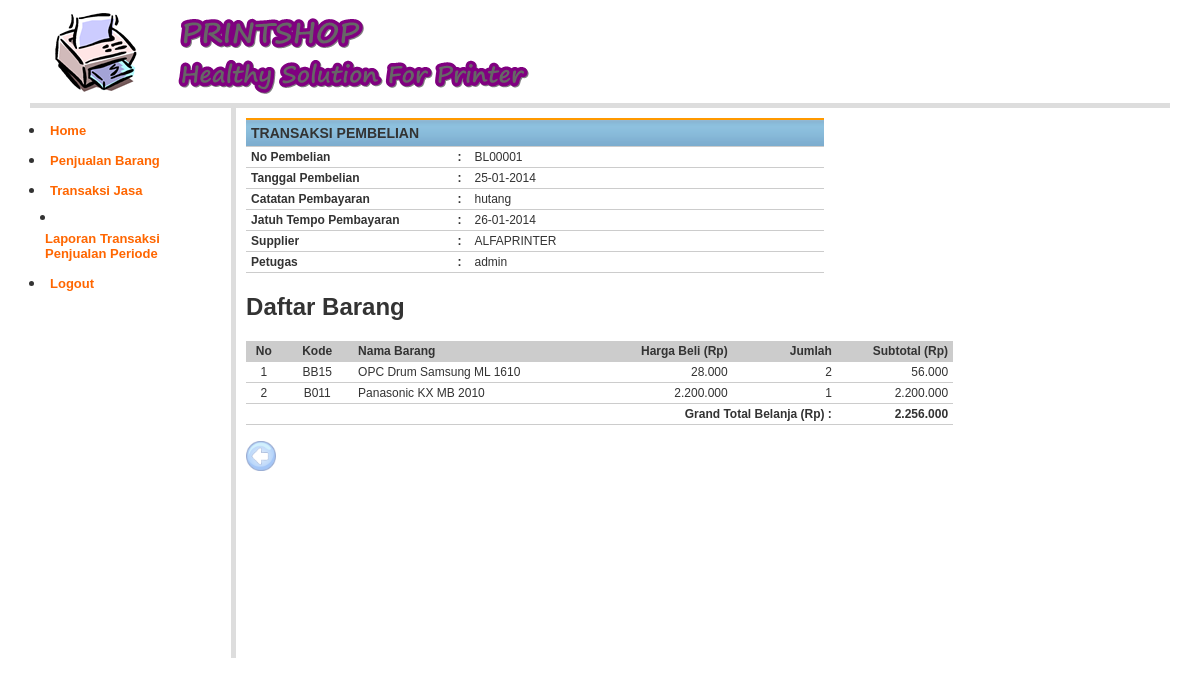
Screenshot of /?page=Daftar-Pembelian-List&Kode=BL00001 (signed in) with the database file from the repository.
### tables this page shows
CREATE TABLE `pembelian` (
  `no_pembelian` char(7) NOT NULL,
  `no_supplier` char(7) NOT NULL,
  `tgl_transaksi` date NOT NULL,
  `jatuh_tempo` date NOT NULL,
  `catatan` varchar(50) NOT NULL,
  `kd_supplier` char(3) NOT NULL,
  `userid` varchar(20) NOT NULL,
  PRIMARY KEY (`no_pembelian`),
  KEY `kd_supplier` (`kd_supplier`)
);

CREATE TABLE `supplier` (
  `kd_supplier` char(3) NOT NULL,
  `nm_supplier` varchar(50) NOT NULL,
  `alamat` varchar(50) NOT NULL,
  `telepon` varchar(20) NOT NULL,
  PRIMARY KEY (`kd_supplier`)
);

### library/inc.library.php (called while the page is built, shortened)
<?php
function IndonesiaTgl($tanggal){
	$tgl=substr($tanggal,8,2);
	$bln=substr($tanggal,5,2);
	$thn=substr($tanggal,0,4);
	$awal="$tgl-$bln-$thn";
	return $awal;
}
function format_angka($angka) {
	$hasil =  number_format($angka,0, ",",".");
	return $hasil;
}
?>

### daftar_pembelian_list.php (the view, shortened to what this page needs)
<?php
include_once "library/inc.library.php";
$kodeTransaksi = $_GET['Kode'];
$beliSql = "SELECT pembelian.*, supplier.nm_supplier FROM pembelian, supplier
			WHERE pembelian.kd_supplier=supplier.kd_supplier
			AND pembelian.no_pembelian='$kodeTransaksi'";
$beliQry = mysql_query($beliSql, $koneksidb)  or die ("Query pembelian salah : ".mysql_error());
$beliRow = mysql_fetch_array($beliQry);
?>
<table width="578" border="0" cellpadding="2" cellspacing="1" class="table-list">
<tr>
  <th colspan="3"><b>TRANSAKSI PEMBELIAN </b></th>
</tr>
<tr>
  <td width="201"><b>No Pembelian </b></td>
  <td width="7"><b>:</b></td>
  <td width="354"> <?php echo $beliRow['no_pembelian']; ?> </td>
</tr>
<tr>
  <td><b>Tanggal Pembelian</b></td>
  <td><b>:</b></td>
  <td><?php echo IndonesiaTgl($beliRow['tgl_transaksi']); ?></td>
</tr>
<tr>
  <td><strong>Catatan Pembayaran</strong></td>
  <td><strong>:</strong></td>
  <td><?php echo $beliRow['catatan']; ?></td>
  </tr>
</tr>
<tr>
  <td><strong>Jatuh Tempo Pembayaran</strong></td>
  <td><b>:</b></td>
  <td><span id="jatuh"><?php echo IndonesiaTgl($beliRow['jatuh_tempo']); ?></span></td>
</tr>
<tr>
  <td><b>Supplier</b></td>
  <td><b>:</b></td>
  <td><?php echo $beliRow['nm_supplier']; ?></td>
</tr>
<tr>
  <td><b>Petugas</b></td>
  <td><b>:</b></td>
  <td><?php echo $beliRow['userid']; ?></td>
</tr>
</table>
<h2> Daftar Barang</h2>
<table class="table-list" width="707" border="0" cellspacing="1" cellpadding="2">
  <tr>
    <td width="26" align="center" bgcolor="#CCCCCC"><b>No</b></td>
    <td width="64" align="center" bgcolor="#CCCCCC"><b>Kode</b></td>
    <td width="254" bgcolor="#CCCCCC"><b>Nama Barang </b></td>
    <td width="124" align="right" bgcolor="#CCCCCC"><b>Harga Beli  (Rp)</b></td>
    <td width="98" align="right" bgcolor="#CCCCCC"><b>Jumlah</b></td>
    <td width="110" align="right" bgcolor="#CCCCCC"><b>Subtotal (Rp)</b></td>
  </tr>
<?php
			$listBarangSql="SELECT
								pb.tgl_transaksi,
								pbi.no_pembelian,
								pbi.kd_item,
								pbi.jumlah,
								tbitem.kode,
								tbitem.harga,
								tbitem.nama
							FROM
								pembelian_item pbi,
								pembelian pb,
								(
									SELECT
										kd_bahan AS kode,
										nm_bahan AS nama,
										harga_bahan AS harga
									FROM
										bahanbaku
									UNION
										SELECT
											kd_barang AS kode,
											nm_barang AS nama,
											harga_beli AS harga
										FROM
											barang
								) tbitem
							WHERE
								pbi.no_pembelian = pb.no_pembelian
							AND pbi.no_pembelian = '".$kodeTransaksi."'
							AND pbi.kd_item = tbitem.kode";
	$listBarangQry = mysql_query($listBarangSql, $koneksidb)  or die ("Query list barang salah : ".mysql_error());
	$nomor  = 0; $totalBelanja = 0;
	while ($listBarangRow = mysql_fetch_array($listBarangQry)) {
		$nomor++;
		$subtotal  = intval($listBarangRow['harga']) * intval($listBarangRow['jumlah']);
		$totalBelanja = $totalBelanja + intval($subtotal);
?>
  <tr>
    <td align="center"><?php echo $nomor; ?></td>
    <td align="center"><?php echo $listBarangRow['kode']; ?></td>
    <td><?php echo $listBarangRow['nama']; ?></td>
    <td align="right"><?php echo format_angka($listBarangRow['harga']); ?></td>
    <td align="right"><?php echo $listBarangRow['jumlah']; ?></td>
    <td align="right"><?php echo format_angka($subtotal); ?></td>
  </tr>
  <?php } ?>
  <tr>
    <td colspan="5" align="right"><b>Grand Total Belanja (Rp) : </b></td>
    <td align="right"><b><?php echo format_angka($totalBelanja); ?></b></td>
  </tr>
</table>
<p><a href="?page=Daftar-Pembelian&amp;Kode=<?php echo $Kode; ?>" target="_self" alt="Daftar Pembelian"><img src="images/back.png" width="30" height="30" /></p></a>

### styles/style.css (style rules this page uses)
td img { opacity:0.6; }
body { margin:0px auto 0px; padding:3px; font-family:"Arial"; font-size:12px; color:#333; width:95%; background-position:top; background-color:#fff; }
.table-main td { color: #333; border-collapse: collapse; vertical-align: center; padding: 0px; border:none; }
.table-list { clear: both; text-align: left; border-collapse: collapse; margin: 0px 0px 10px 0px; background:#fff; }
.table-list th { color: #333; font-size: 14px; font-weight: 700; margin: 2px 2px 2px 2px; padding: 5px 5px; background: url(../images/Background_td2.gif) repeat-x top #fff; border-bottom: 1px solid #CCC; border-top: 2px solid #FF9900; }
.table-list td { color: #333; font-size:12px; border-color: #fff; border-collapse: collapse; vertical-align: center; padding: 3px 5px; border-bottom:1px #CCCCCC solid; }

### rows the page displays
pembelian: no_pembelian "BL00001", tgl_transaksi "25-01-2014", catatan "hutang", jatuh_tempo "26-01-2014", kd_supplier.nm_supplier "ALFAPRINTER", userid "admin"

### other values shown
$listBarangRow['kode'] "BB15"
$listBarangRow['nama'] "OPC Drum Samsung ML 1610"
format_angka($listBarangRow['harga']) "28.000"
$listBarangRow['jumlah'] "2"
format_angka($subtotal) "56.000"
$listBarangRow['kode'] "B011"
$listBarangRow['nama'] "Panasonic KX MB 2010"
format_angka($listBarangRow['harga']) "2.200.000"
$listBarangRow['jumlah'] "1"
format_angka($subtotal) "2.200.000"
format_angka($totalBelanja) "2.256.000"
